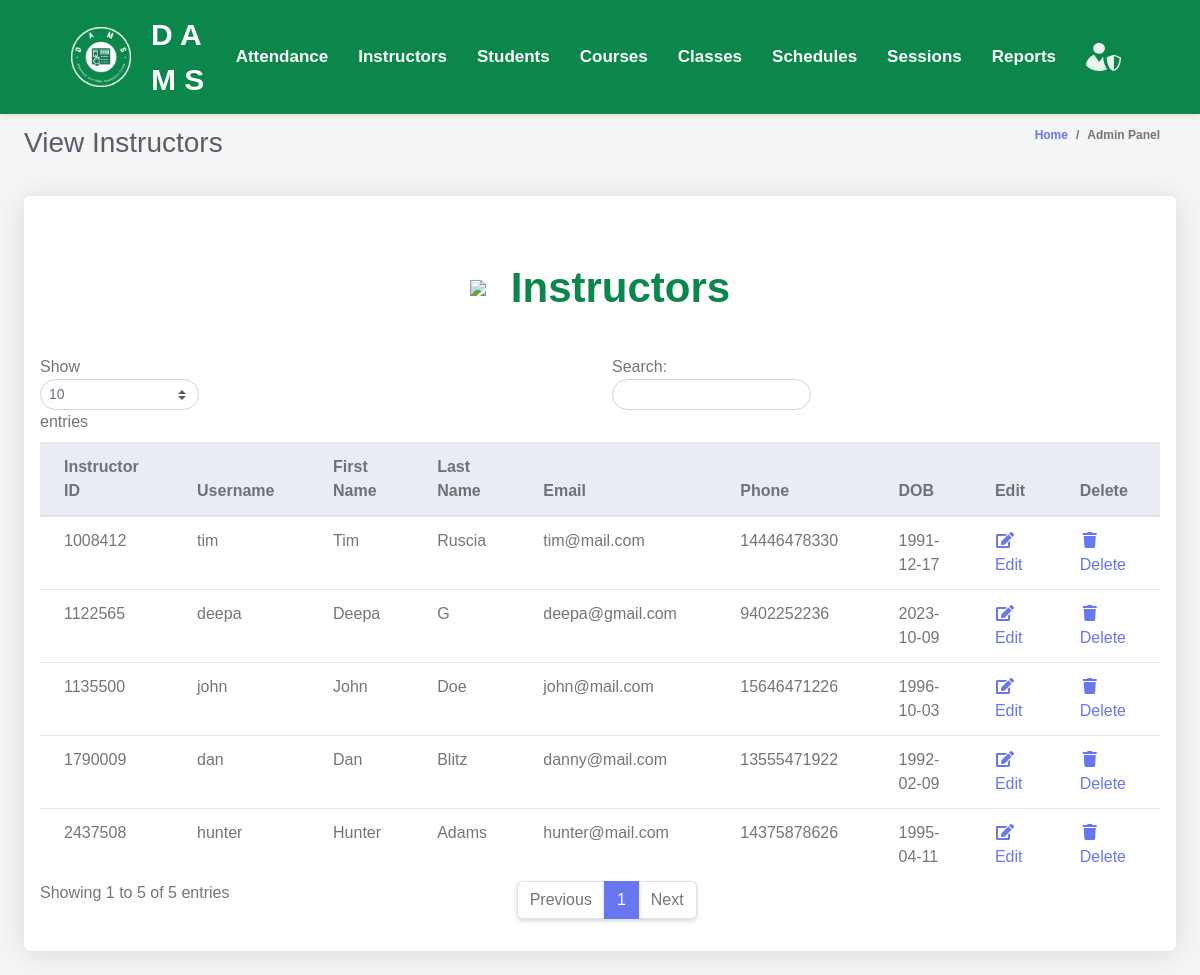
The page /admin/viewInstructors.php on the database its author committed.
### tables this page shows
CREATE TABLE `instructors` (
  `instructor_id` INT(11) PRIMARY KEY NOT NULL AUTO_INCREMENT,
  `username` VARCHAR(255) DEFAULT NULL,
  `first_name` VARCHAR(255) DEFAULT NULL,
  `last_name` VARCHAR(255) DEFAULT NULL,
  `email` VARCHAR(255) DEFAULT NULL,
  `phone` BIGINT(20) DEFAULT NULL,
  `dob` DATE DEFAULT NULL,
  `password` VARCHAR(255) DEFAULT NULL
);

### admin/admin.php (called while the page is built, shortened)
<?php
$database = new Database();
$conn = $database->getConnection();
class Admin
{
    public function list_instructors()
    {
        global $conn;
        $query = "SELECT * FROM instructors";
        $rs = $conn->query($query);
        $users = array();
        while ($row = $rs->fetch_assoc()) {
            $users[] = $row;
        }
        return $users;
    }
}

### admin/instructorsTable.php (the view, shortened to what this page needs)
<div class="row">
    <div class="col-lg-12">
        <div class="card mb-4">
        <div class="table-text">
            <img src="../assets/images/teacher.png" >
            <div>
                Instructors
            </div>
        </div>
            <div class="table-responsive p-3">
                <table class="table align-items-center table-flush table-hover" id="dataTableHover">
                    <thead class="thead-light">
                        <tr>
                            <th>Instructor ID</th>
                            <th>Username</th>
                            <th>First Name</th>
                            <th>Last Name</th>
                            <th>Email</th>
                            <th>Phone</th>
                            <th>DOB</th>
                            <th>Edit</th>
                            <th>Delete</th>
                        </tr>
                    </thead>
                    <tbody>
                        <?php
                        include "admin.php";
                        $admin = new Admin();
                        $users = $admin->list_instructors();
                        foreach ($users as $user) {
                            echo "<tr>";
                            echo "<td>" . $user['instructor_id'] . "</td>";
                            echo "<td>" . $user['username'] . "</td>";
                            echo "<td>" . $user['first_name'] . "</td>";
                            echo "<td>" . $user['last_name'] . "</td>";
                            echo "<td>" . $user['email'] . "</td>";
                            echo "<td>" . $user['phone'] . "</td>";
                            echo "<td>" . $user['dob'] . "</td>";
                            echo "<td><a href='?action=edit&Id=".$user['instructor_id']."'><i class='fas fa-fw fa-edit'></i>Edit</a></td>";
                            echo "<td><a href='?action=delete&Id=".$user['instructor_id']."'><i class='fas fa-fw fa-trash'></i>Delete</a></td>";
                            echo "</tr>";
                        }
                        ?>
                    </tbody>
                </table>
            </div>
        </div>
    </div>
</div>

### css/navbar.css (style rules this page uses)
body { margin: 0; padding: 0; font-family: Arial, sans-serif; background-color: #f5f5f5; }
.table-text { display: flex; align-items: center; justify-content: center; color: #0b874b; font-size: 42px; margin-top: 60px; margin-bottom: 20px; font-weight: bold; }
.table-text img { margin-right: 25px; max-width: 60px; }

### rows shown on the page
instructors: instructor_id "1008412", username "tim", first_name "Tim", last_name "Ruscia", email "tim@mail.com", phone "14446478330", dob "1991-12-17"
instructors: instructor_id "1122565", username "deepa", first_name "Deepa", last_name "G", email "deepa@gmail.com", phone "9402252236", dob "2023-10-09"
instructors: instructor_id "1135500", username "john", first_name "John", last_name "Doe", email "john@mail.com", phone "15646471226", dob "1996-10-03"
instructors: instructor_id "1790009", username "dan", first_name "Dan", last_name "Blitz", email "danny@mail.com", phone "13555471922", dob "1992-02-09"
instructors: instructor_id "2437508", username "hunter", first_name "Hunter", last_name "Adams", email "hunter@mail.com", phone "14375878626", dob "1995-04-11"
